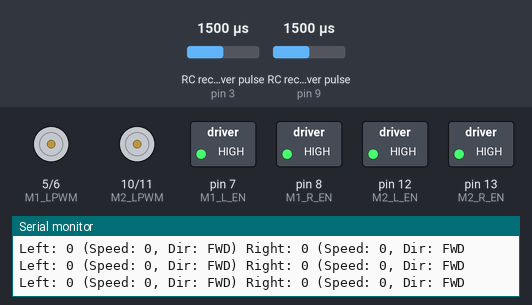
Simulated run of this sketch. Board: Arduino Uno, built with avr-gcc and run on an emulated ATmega328P. Shown: motor-driver pin pairs drawn as motors (green arrow = first pin HIGH = forward, orange = second pin HIGH = backward, longer = more drive), switched loads named in the sketch (green lamp = pin HIGH), the last lines printed to the serial monitor. Wiring (inferred from the names in the program): 2 × RC receiver channel: data pin 3 / data pin 9. The inputs (shaded band) are chosen by the test bench; at power-on: RC receiver pulse (sensors on pin 3, pin 9) 1500 µs.

Above: at 1.2 s.
1.3 s: RC receiver pulse (sensor on pin 3) set to 1020 µs
At 2.5 s:
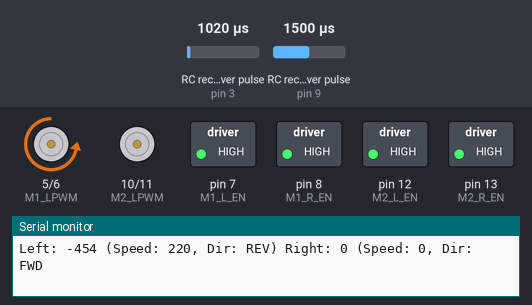
2.8 s: RC receiver pulse (sensor on pin 9) set to 1433 µs
5.8 s: RC receiver pulse (sensor on pin 9) set to 1424 µs
At 6.1 s:
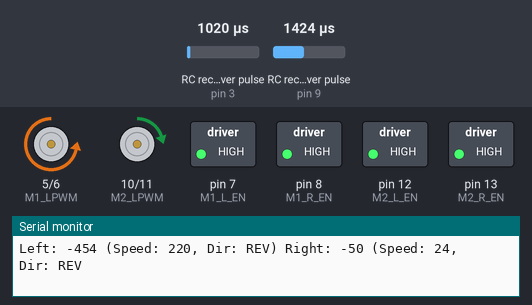
8.8 s: RC receiver pulse (sensor on pin 3) set to 1500 µs
At 9.8 s:
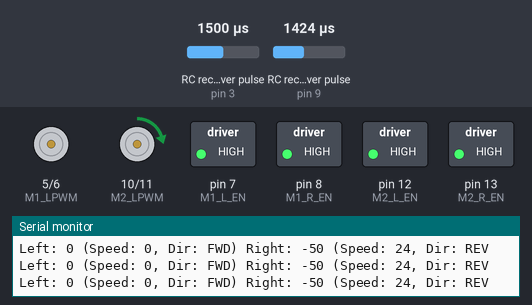
10.3 s: RC receiver pulse (sensor on pin 3) set to 1441 µs
13.3 s: RC receiver pulse (sensor on pin 3) set to 1411 µs
At 15.3 s:
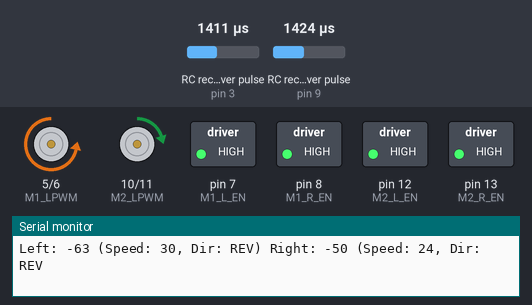
Timing chart, 0 to 17.3 s (numbered marks = the images above; inputs shaded):
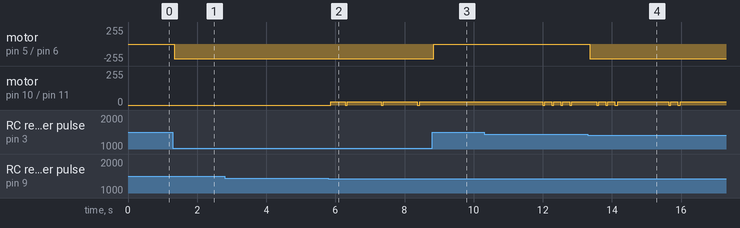

Measured:
- the behaviour switches between 1425 and 1424 µs on RC receiver pulse (sensor on pin 3) (found by bisection; images 3 and 4)
- after the input at 1.3 s, motor on pin 5 (M1_LPWM) / pin 6 (M1_RPWM): stopped → backward 220/255 at once
- after the input at 5.8 s, motor on pin 10 (M2_LPWM) / pin 11 (M2_RPWM): stopped → forward 24/255 after 0.06 s, then repeats every 1.0 s: stopped 0.06 s, forward 24/255 0.98 s
- after the input at 8.8 s, motor on pin 5 (M1_LPWM) / pin 6 (M1_RPWM): backward 220/255 → stopped at once; motor on pin 10 (M2_LPWM) / pin 11 (M2_RPWM): stays forward 24/255 (without the input it goes to stopped after 0.60 s)
- after the input at 13.3 s, motor on pin 5 (M1_LPWM) / pin 6 (M1_RPWM): stopped → backward 220/255 after 0.06 s

The sketch:

Motor_Control.ino
```cpp
// RC Car Control Loop with Independent Motor Control
// We can successfully turn with this code

const int ch3_pin = 3;      // RC input (CH3) - Left Motor (M1) throttle
const int ch4_pin = 9;      // RC input (CH4) - Right Motor (M2) throttle

// Motor 1 (Left Motor)
const int M1_LPWM = 5;       // IBT-2 Motor 1 direction A
const int M1_RPWM = 6;       // IBT-2 Motor 1 direction B
const int M1_L_EN = 7;       // IBT-2 Motor 1 enable A
const int M1_R_EN = 8;       // IBT-2 Motor 1 enable B

// Motor 2 (Right Motor)
const int M2_RPWM = 11;      // IBT-2 Motor 2 direction A
const int M2_LPWM = 10;      // IBT-2 Motor 2 direction B
const int M2_R_EN = 13;      // IBT-2 Motor 2 enable A
const int M2_L_EN = 12;      // IBT-2 Motor 2 enable B

// Control parameters
const int DEADZONE = 50;     // Deadzone around center position
const int CENTER_VALUE = 1475; // Center position of joystick (950-2000 range)
const int MIN_THROTTLE = 950;  // Minimum throttle value
const int MAX_THROTTLE = 2000; // Maximum throttle value
const int MAX_SPEED = 255;   // Maximum PWM value

void setup() {
  // Initialize motor pins as outputs
  pinMode(M1_LPWM, OUTPUT);
  pinMode(M1_RPWM, OUTPUT);
  pinMode(M1_L_EN, OUTPUT);
  pinMode(M1_R_EN, OUTPUT);

  pinMode(M2_LPWM, OUTPUT);
  pinMode(M2_RPWM, OUTPUT);
  pinMode(M2_L_EN, OUTPUT);
  pinMode(M2_R_EN, OUTPUT);

  // Enable motors
  digitalWrite(M1_L_EN, HIGH);
  digitalWrite(M1_R_EN, HIGH);
  digitalWrite(M2_L_EN, HIGH);
  digitalWrite(M2_R_EN, HIGH);

  Serial.begin(9600);
}

void loop() {
  // Read joystick values for each motor
  int left_throttle_raw = pulseIn(ch3_pin, HIGH);   // 950-2000 range for M1
  int right_throttle_raw = pulseIn(ch4_pin, HIGH);  // 950-2000 range for M2

  // Convert to -525 to +525 range for easier math
  int left_throttle = left_throttle_raw - CENTER_VALUE;   // -525 to +525
  int right_throttle = right_throttle_raw - CENTER_VALUE; // -525 to +525

  // Apply deadzone
  if (abs(left_throttle) < DEADZONE) left_throttle = 0;
  if (abs(right_throttle) < DEADZONE) right_throttle = 0;

  // Calculate motor speeds and directions
  int left_speed = map(abs(left_throttle), 0, 525, 0, MAX_SPEED);
  int right_speed = map(abs(right_throttle), 0, 525, 0, MAX_SPEED);

  // Determine direction for each motor
  bool left_forward = (left_throttle >= 0);
  bool right_forward = (right_throttle >= 0);

  // Control motors independently
  controlMotor(1, left_speed, left_forward);   // Left motor (M1)
  controlMotor(2, right_speed, right_forward); // Right motor (M2)

  // Debug output
  Serial.print("Left: "); Serial.print(left_throttle);
  Serial.print(" (Speed: "); Serial.print(left_speed);
  Serial.print(", Dir: "); Serial.print(left_forward ? "FWD" : "REV");
  Serial.print(") Right: "); Serial.print(right_throttle);
  Serial.print(" (Speed: "); Serial.print(right_speed);
  Serial.print(", Dir: "); Serial.println(right_forward ? "FWD" : "REV");

  delay(20);  // Small delay for stability
}

void controlMotor(int motor, int speed, bool forward) {
  if (motor == 1) {  // Left Motor (M1)
    if (speed == 0) {
      // Stop motor
      analogWrite(M1_LPWM, 0);
      analogWrite(M1_RPWM, 0);
    } else if (forward) {
      // Forward direction
      analogWrite(M1_LPWM, speed);
      analogWrite(M1_RPWM, 0);
    } else {
      // Reverse direction
      analogWrite(M1_LPWM, 0);
      analogWrite(M1_RPWM, speed);
    }
  } else if (motor == 2) {  // Right Motor (M2)
    if (speed == 0) {
      // Stop motor
      analogWrite(M2_LPWM, 0);
      analogWrite(M2_RPWM, 0);
    } else if (forward) {
      // Forward direction
      analogWrite(M2_RPWM, speed);
      analogWrite(M2_LPWM, 0);
    } else {
      // Reverse direction
      analogWrite(M2_RPWM, 0);
      analogWrite(M2_LPWM, speed);
    }
  }
}
```
